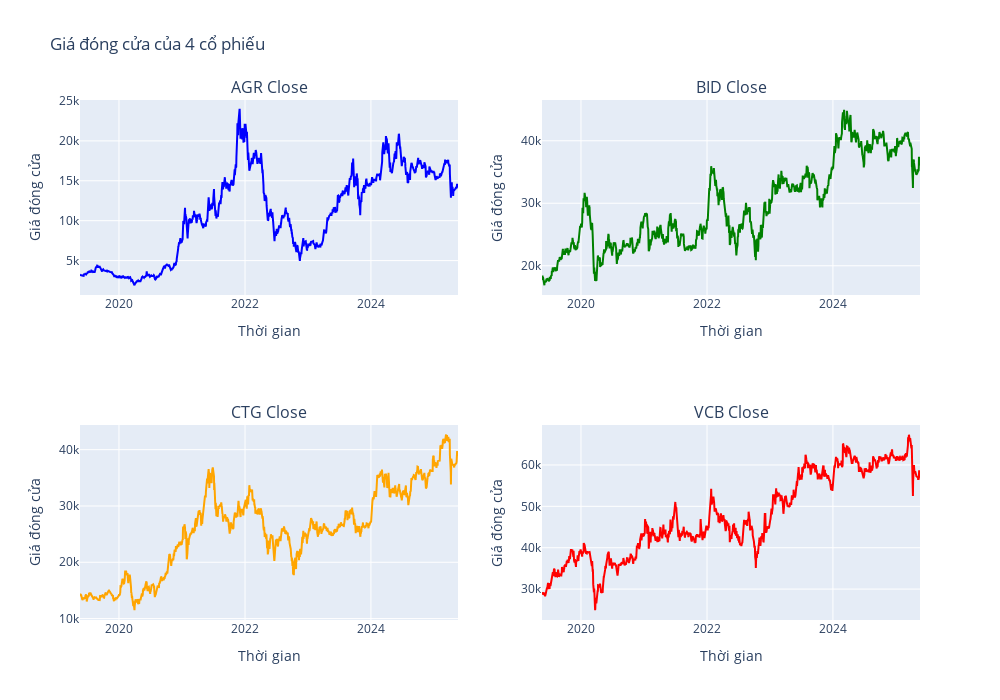

Here is the notebook cell this chart was saved with:
### Markdown cell above
### Giá đóng cửa
Giá đóng cửa là mức giá cuối cùng mà cổ phiếu được giao dịch trong phiên giao dịch chính thức trong ngày. Giá đóng cửa là mốc chuẩn mà các nhà đầu tư thường sử dụng để theo dõi hiệu suất của cổ phiếu theo thời gian.

### Code cell
# Chuyển cột time thành kiểu datetime
for df in [AGR, BID, CTG, VCB]:
    df['time'] = pd.to_datetime(df['time'])

fig = make_subplots(rows=2, cols=2, 
                    subplot_titles=("AGR Close", "BID Close", "CTG Close", "VCB Close"),
                    shared_xaxes=False)

fig.add_trace(go.Scatter(x=AGR['time'], y=AGR['close'], name='AGR', line=dict(color='blue')),
              row=1, col=1)

fig.add_trace(go.Scatter(x=BID['time'], y=BID['close'], name='BID', line=dict(color='green')),
              row=1, col=2)

fig.add_trace(go.Scatter(x=CTG['time'], y=CTG['close'], name='CTG', line=dict(color='orange')),
              row=2, col=1)

fig.add_trace(go.Scatter(x=VCB['time'], y=VCB['close'], name='VCB', line=dict(color='red')),
              row=2, col=2)

fig.update_layout(height=700, width=1000, 
                  title_text="Giá đóng cửa của 4 cổ phiếu",
                  showlegend=False)

fig.update_xaxes(title_text="Thời gian")
fig.update_yaxes(title_text="Giá đóng cửa")

fig.show()

### Figure 1 — Plotly figure (JSON) as saved in the notebook; plotly's stock layout.template omitted (floating-point values rounded to 4 significant figures; data arrays with more than 128 entries replaced by an {"elided": "..."} marker saying what was removed)
{"data": [{"line": {"color": "blue"}, "name": "AGR", "type": "scatter", "x": {"elided": "1502 str values"}, "xaxis": "x", "y": {"elided": "1502 int values"}, "yaxis": "y"}, {"line": {"color": "green"}, "name": "BID", "type": "scatter", "x": {"elided": "1502 str values"}, "xaxis": "x2", "y": {"elided": "1502 int values"}, "yaxis": "y2"}, {"line": {"color": "orange"}, "name": "CTG", "type": "scatter", "x": {"elided": "1502 str values"}, "xaxis": "x3", "y": {"elided": "1502 int values"}, "yaxis": "y3"}, {"line": {"color": "red"}, "name": "VCB", "type": "scatter", "x": {"elided": "1502 str values"}, "xaxis": "x4", "y": {"elided": "1502 int values"}, "yaxis": "y4"}], "layout": {"annotations": [{"font": {"size": 16}, "showarrow": false, "text": "AGR Close", "x": 0.225, "xanchor": "center", "xref": "paper", "y": 1, "yanchor": "bottom", "yref": "paper"}, {"font": {"size": 16}, "showarrow": false, "text": "BID Close", "x": 0.775, "xanchor": "center", "xref": "paper", "y": 1, "yanchor": "bottom", "yref": "paper"}, {"font": {"size": 16}, "showarrow": false, "text": "CTG Close", "x": 0.225, "xanchor": "center", "xref": "paper", "y": 0.375, "yanchor": "bottom", "yref": "paper"}, {"font": {"size": 16}, "showarrow": false, "text": "VCB Close", "x": 0.775, "xanchor": "center", "xref": "paper", "y": 0.375, "yanchor": "bottom", "yref": "paper"}], "height": 700, "showlegend": false, "title": {"text": "Giá đóng cửa của 4 cổ phiếu"}, "width": 1000, "xaxis": {"anchor": "y", "domain": [0, 0.45], "title": {"text": "Thời gian"}}, "xaxis2": {"anchor": "y2", "domain": [0.55, 1], "title": {"text": "Thời gian"}}, "xaxis3": {"anchor": "y3", "domain": [0, 0.45], "title": {"text": "Thời gian"}}, "xaxis4": {"anchor": "y4", "domain": [0.55, 1], "title": {"text": "Thời gian"}}, "yaxis": {"anchor": "x", "domain": [0.625, 1], "title": {"text": "Giá đóng cửa"}}, "yaxis2": {"anchor": "x2", "domain": [0.625, 1], "title": {"text": "Giá đóng cửa"}}, "yaxis3": {"anchor": "x3", "domain": [0, 0.375], "title": {"text": "Giá đóng cửa"}}, "yaxis4": {"anchor": "x4", "domain": [0, 0.375], "title": {"text": "Giá đóng cửa"}}}}
